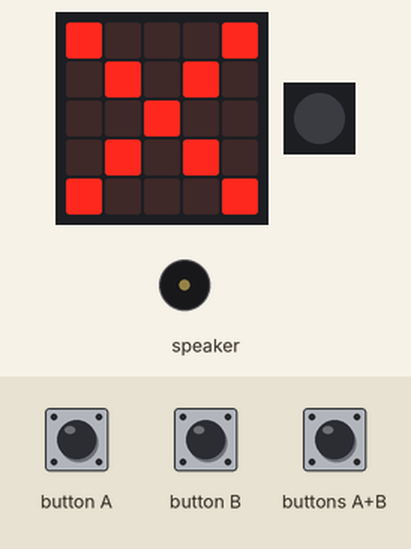
Simulated run of this program. Board: Calliope mini (MakeCode). Shown: the board's 5×5 LED display, 1 RGB LEDs in strip order, left to right, buzzer (waves = sounding). The test bench sets the inputs (shaded band). Random numbers come from a fixed seed.

Above: at 0.1 s.
4.1 s: button A pressed for 0.15 s
4.8 s: button B pressed for 0.15 s
At 5.0 s:
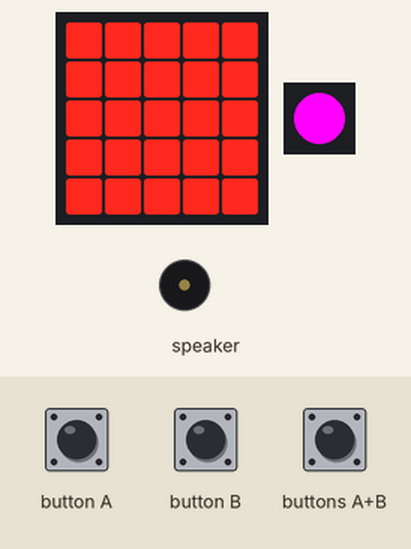
5.5 s: button B pressed for 0.15 s
At 5.7 s:
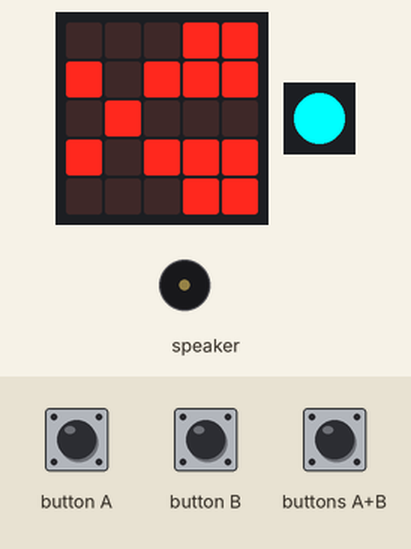
6.2 s: button B pressed for 0.15 s
At 7.4 s:
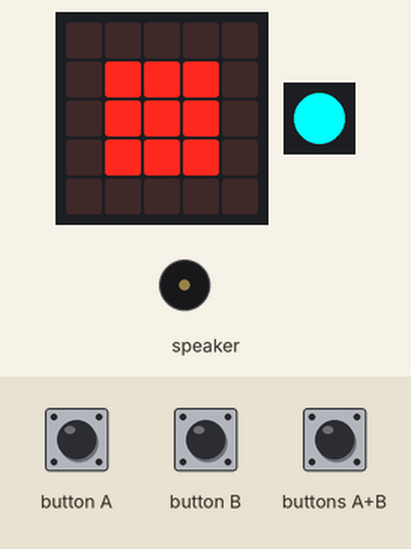
9.3 s: button A pressed for 0.15 s
At 9.6 s:
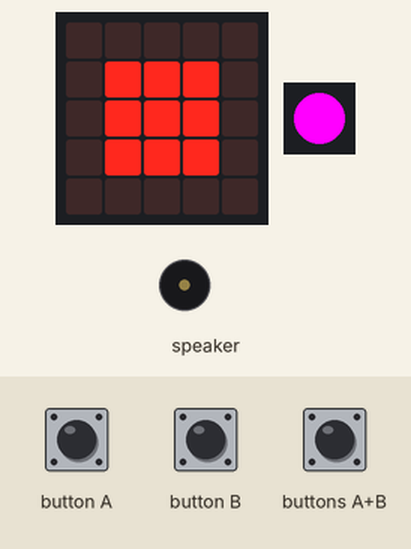
10.0 s: buttons A+B pressed for 0.15 s
At 11.57 s:
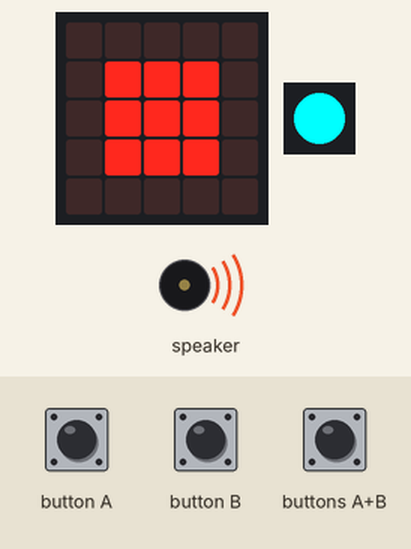
Timing chart, 0 to 11.7 s (numbered marks = the images above; inputs shaded):
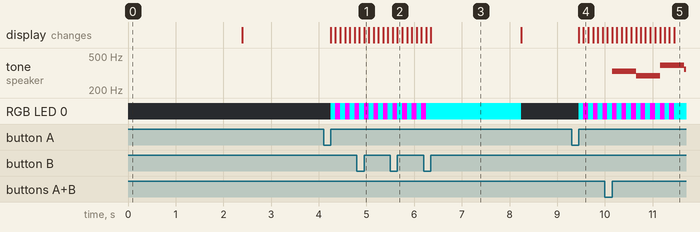

The program:

main.ts
```typescript
input.onButtonEvent(Button.A, input.buttonEventClick(), function () {
    for (let index = 0; index < 10; index++) {
        basic.setLedColor(0x00ffff)
        basic.pause(100)
        basic.setLedColor(0xff00ff)
        basic.pause(100)
    }
    basic.setLedColor(0x00ffff)
    basic.pause(2000)
    basic.setLedColor(0x000000)
})
input.onButtonEvent(Button.AB, input.buttonEventClick(), function () {
    music.playMelody("E D G F B A C5 B ", 120)
    music.playMelody("E B C5 A B G A F ", 120)
    music.playMelody("C5 B A G F E D C ", 240)
})
input.onButtonEvent(Button.B, input.buttonEventClick(), function () {
    zufallszahl = randint(0, 2)
    if (zufallszahl == 0) {
        basic.showLeds(`
            . . . # #
            # . # # #
            . # . . .
            # . # # #
            . . . # #
            `)
    }
    if (zufallszahl == 1) {
        basic.showLeds(`
            . . . . .
            . # # # .
            . # # # .
            . # # # .
            . . . . .
            `)
    }
    if (zufallszahl == 2) {
        basic.showLeds(`
            # # # # #
            # # # # #
            # # # # #
            # # # # #
            # # # # #
            `)
    }
})
let zufallszahl = 0
let startzufallszahl = randint(0, 4)
if (startzufallszahl == 0) {
    basic.showLeds(`
        . # . # .
        # . # . #
        # . . . #
        . # . # .
        . . # . .
        `)
    basic.pause(2000)
    basic.showLeds(`
        . . . . .
        . . . . .
        . . . . .
        . . . . .
        . . . . .
        `)
}
if (startzufallszahl == 1) {
    basic.showLeds(`
        # . . . #
        . # . # .
        . . # . .
        . # . # .
        # . . . #
        `)
    basic.pause(2000)
    basic.showLeds(`
        . . . . .
        . . . . .
        . . . . .
        . . . . .
        . . . . .
        `)
}
if (startzufallszahl == 2) {
    basic.showLeds(`
        . . # . .
        . # . # .
        # . . . #
        . # . # .
        . . # . .
        `)
    basic.pause(2000)
    basic.showLeds(`
        . . . . .
        . . . . .
        . . . . .
        . . . . .
        . . . . .
        `)
}
if (startzufallszahl == 3) {
    basic.showLeds(`
        # . # . #
        . # # # .
        # # # # #
        . # # # .
        # . # . #
        `)
    basic.pause(2000)
    basic.showLeds(`
        . . . . .
        . . . . .
        . . . . .
        . . . . .
        . . . . .
        `)
}
if (startzufallszahl == 4) {
    basic.showLeds(`
        # . # . #
        . # # # .
        # . # . #
        . # # # .
        # . # . #
        `)
    basic.pause(2000)
    basic.showLeds(`
        . . . . .
        . . . . .
        . . . . .
        . . . . .
        . . . . .
        `)
}
```

test.ts
```typescript
// Hier kann man Tests durchführen; diese Datei wird nicht kompiliert, wenn dieses Paket als Erweiterung verwendet wird.
```

Measured:
- after the input at 4.1 s, RGB LED 0: alternates RGB(255, 0, 255) for 0.10 s and RGB(0, 255, 255) for 0.10 s, starting after 0.15 s
- after the input at 9.3 s, RGB LED 0: alternates RGB(255, 0, 255) for 0.10 s and RGB(0, 255, 255) for 0.10 s, starting after 0.15 s
- after the input at 10.0 s, tone on speaker: silent → 330 Hz after 0.15 s, → 294 Hz 0.51 s later, → 392 Hz 0.51 s later, → 349 Hz 0.51 s later
- what the display in image 3 shows lasts 1.9 s, from 6.4 s to 8.3 s
